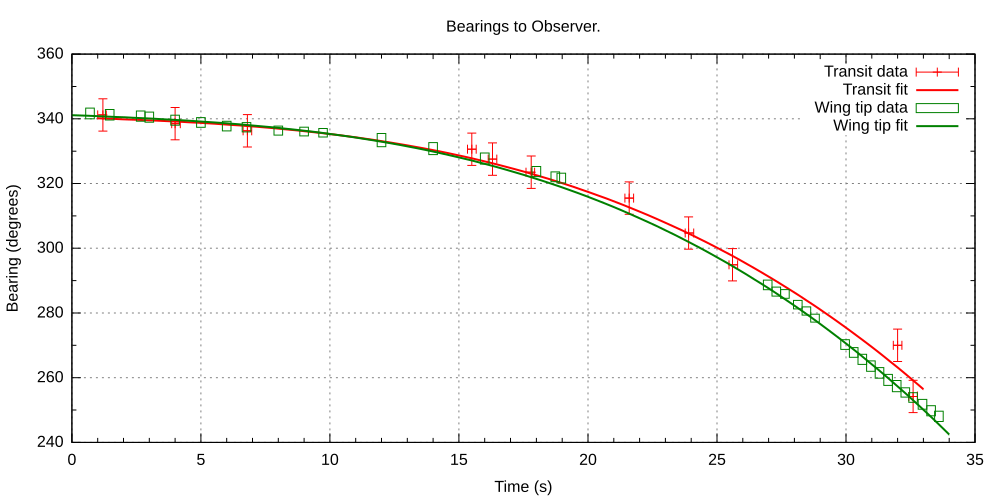

Generate this figure with gnuplot:
# set logscale x
set grid
set title "Bearings to Observer."
set xlabel "Time (s)"
set mxtics 5
#set xrange [0:3000]
#set xtics
#set format x ""

# set logscale y
set ylabel "Bearing (degrees)"
#set yrange [100:-1000]
set ytics 20
set mytics 2
# set ytics 8,35,3
# set logscale y2
# set y2label "Bytes"
# set y2range [1:1e9]
# set y2tics

set pointsize 1
set datafile separator whitespace#"	"
set datafile missing "NaN"

# Curve fit
#cost(x) = a + (b / (x/1024))
#fit cost(x) "aspect.dat" using 1:2 via a,b

set terminal svg size 1000,500           # choose the file format

# set key off

set output "aspect.svg"   # choose the output device
#set key title "Window Length"
#  lw 2 pointsize 2

# fit_aspect(x) = a + b*x + c*x**2 + d*x**3
# fit fit_aspect(x) "aspect.dat" using 1:2 via a,b,c,d

plot "aspect.dat" using 1:2:3:4:5:6 title "Transit data" lt 1 w xyerrorbars, \
    "aspect.dat" using 1:7 title "Transit fit" lw 2 lt 1 w lines smooth bezier, \
    "aspect.dat" using 1:8:9:10:11:12 title "Wing tip data" lt 2 w boxxyerror, \
    "aspect.dat" using 1:13 title "Wing tip fit" lw 2 lt 2 w lines smooth bezier

reset
